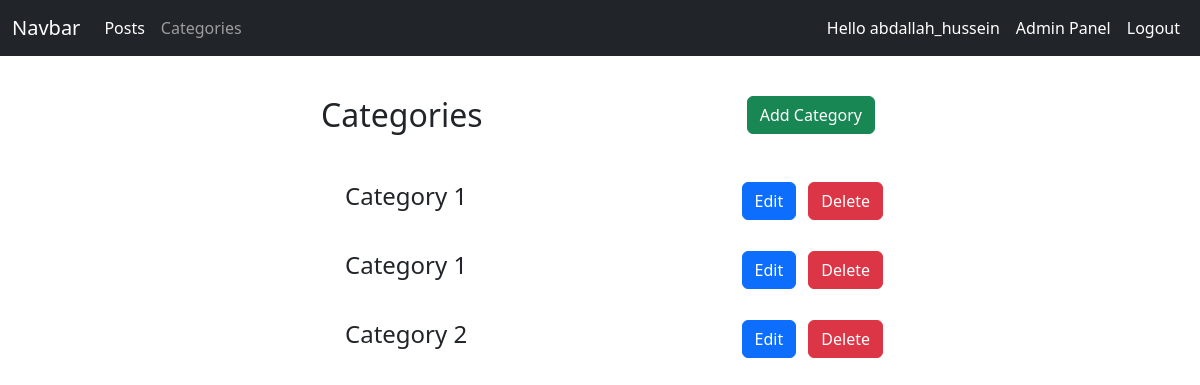
The app's page /ShowCategories (signed in), older data.
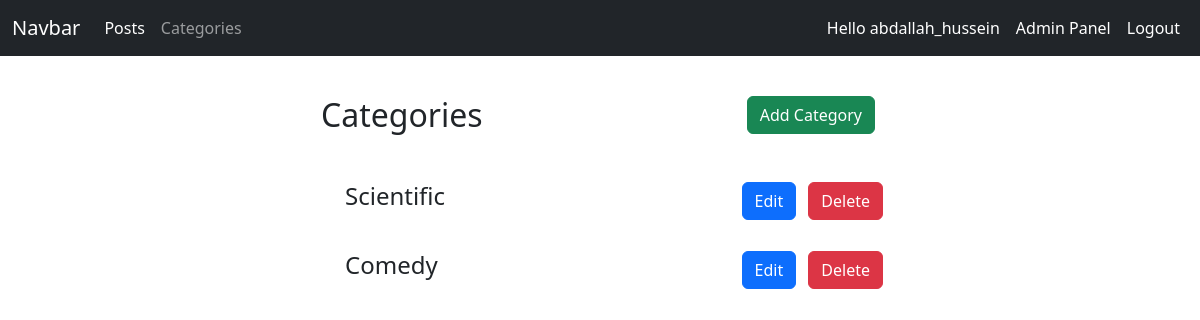
The same page, newer data.
### BlogApplication/models.py (models this page shows, shortened)
class BlogCategory(models.Model):
    author = models.ForeignKey(User, on_delete=models.CASCADE)
    name = models.CharField(max_length=200)
    description = models.TextField(null=True, blank=True)
    class Meta:
        verbose_name_plural = "Blog Categories"  # For Admin Panel

### BlogApplication/views.py (the view)
# urls.py: path('ShowCategories', views.showCategories, name='categories'),
def showCategories(request):
    context = {'categories': BlogCategory.objects.all()}
    return render(request, 'BlogApplication/ShowCategories.html', context)

### BlogApplication/templates/BlogApplication/ShowCategories.html
{% extends 'BlogApplication/Base/Base.html' %}
{% block container %}
    <div class="container ">
        <div class="w-100 my-4 d-flex flex-column justify-content-center align-items-center">
            <div class="w-50 d-flex justify-content-between align-items-center">
                <h2 class="my-3">
                    Categories
                </h2>
                <a href="{% url 'addCategory' %}" class="btn btn-success mx-1">Add Category</a>
            </div>
        </div>
        <ul class="my-4 w100 d-flex flex-column justify-content-center align-items-center">
        {% for category in categories  %}
            <li class="w-50 my-2 d-flex justify-content-between">
                <h4 class = 'mb-4'>{{category.name}}</h4>
                <div>
                    {% if request.user.is_superuser or user.is_authenticated and user == category.author %}
                    <a href="{% url 'editCategory' category.pk %}" class="btn btn-primary mx-1">Edit</a>
                    <a href="{% url 'deleteCategory' category.pk %}" class="btn btn-danger mx-1" onclick="return confirm('Are you sure you want to delete this post?');">Delete</a>
                    {% endif %}
                </div>
            </li>
        {% endfor %}
        </ul>
    </div>
{% endblock %}

### BlogApplication/templates/BlogApplication/Base/Base.html (shortened to what this page needs)
<!DOCTYPE html>
<html lang="en">
  <head>
    <link
      href="https://cdn.jsdelivr.net/npm/bootstrap@5.3.2/dist/css/bootstrap.min.css"
      rel="stylesheet"
    />
  </head>
  <body>
    {% include 'BlogApplication/Base/Navbar.html' %}
    {% block container %}
    {% endblock container %}
  </body>
</html>

### BlogApplication/templates/BlogApplication/Base/Navbar.html (shortened to what this page needs)
<nav class="navbar navbar-dark navbar-expand-lg bg-dark">
  <div class="container-fluid">
    <a class="navbar-brand" href="/">Navbar</a>
    <div class="collapse navbar-collapse" id="navbarSupportedContent">
      <ul
        class="navbar-nav me-auto mb-2 mb-lg-0 d-flex justify-content-between w-100"
      >
        <div class="w-50 d-flex">
          <li class="nav-item">
            <a class="nav-link active" href="{%url 'posts'%}">Posts</a>
          </li>
          {% if request.user.is_superuser %}
            <li class="nav-item">
              <a class="nav-link " href="{%url 'categories'%}">Categories</a>
            </li>
          {% endif %}
        </div>
        <div class="w-100 d-flex justify-content-end align-items-end">
          {% if request.user.is_authenticated %}
          <li class="nav-item d-block">
            <a class="nav-link active" href="#">Hello {{user.username}}</a>
          </li>
          {% if user.is_staff %}
          <li class="nav-item">
            <a class="nav-link active" href="{% url 'admin:index' %}"
              >Admin Panel</a
            >
          </li>
          {% endif %}
          <li class="nav-item">
            <a class="nav-link active" href="{%url 'userLogout'%}">Logout</a>
          </li>
          {% endif %}
        </div>
      </ul>
    </div>
  </div>
</nav>

Row changes from the older to the newer data that the page shows:
removed BlogCategory: name "Category 1"
changed BlogCategory: name "Category 1" → "Scientific"
changed BlogCategory: name "Category 2" → "Comedy"
